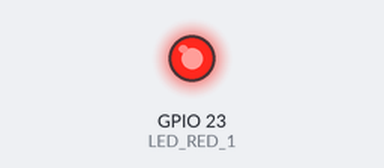
The program below on a simulated Raspberry Pi (BCM pin numbers). Parts: output pins drawn as LEDs (lit = HIGH).

Above: at 0.22 s.
At 2.64 s:
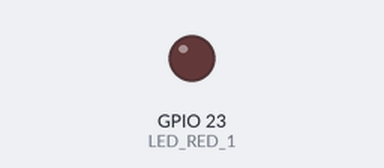
Timing chart, 0 to 3.0 s (numbered marks = the images above):
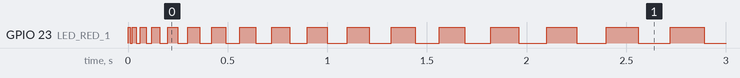

The program:

led_test_1.py
```python
import RPi.GPIO as GPIO        #GPIO를 사용하기 위해 추가
import time                    #time.sleep을 사용하기 위해 추가

LED_RED_1 = 23

GPIO.setmode(GPIO.BCM)        #BCM을 이용하면 GPIO num으로 표시, BOARD를 이용하면 Pin num으로 표시.
GPIO.setup(LED_RED_1, GPIO.OUT)    #GPIO23를 사용선언


while True:
	for i in range(0, 50, 1):
		GPIO.output(LED_RED_1, True)
		time.sleep(i/100)
		GPIO.output(LED_RED_1, False)
		time.sleep(i/100)

	for i in range(50, 0, -1):
		GPIO.output(LED_RED_1, True)
		time.sleep(i/100)
		GPIO.output(LED_RED_1, False)
		time.sleep(i/100)


GPIO.cleanup()                #GPIO 초기화
```

Measured:
- by itself, GPIO 23 (LED_RED_1): repeats every 0.03 s: LOW 0.01 s, HIGH 0.02 s, until it stays LOW from 129.8 s
- by itself, everything shown: repeats every 49.5 s, in 184 steps
